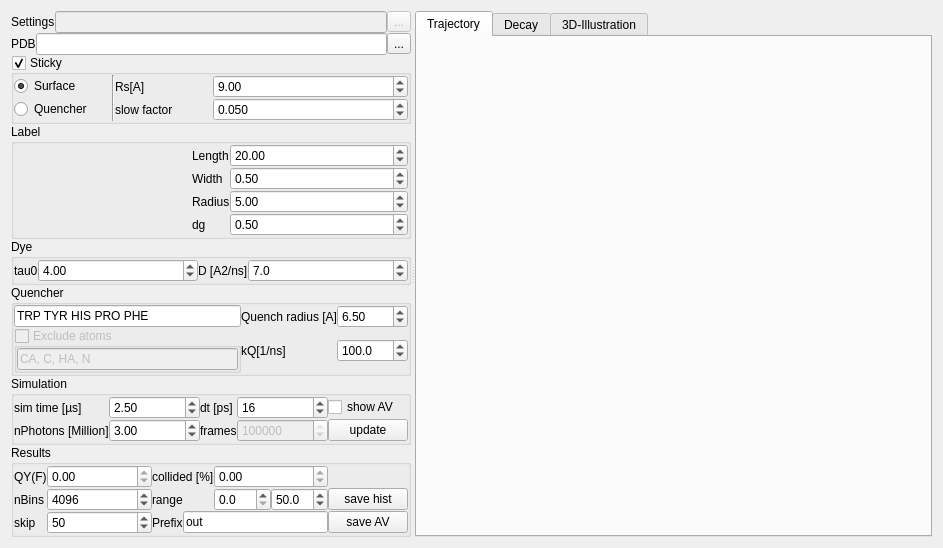
<?xml version="1.0" encoding="UTF-8"?>
<ui version="4.0">
 <class>Form</class>
 <widget class="QWidget" name="Form">
  <property name="geometry">
   <rect>
    <x>0</x>
    <y>0</y>
    <width>943</width>
    <height>546</height>
   </rect>
  </property>
  <property name="windowTitle">
   <string>Dye-quenching</string>
  </property>
  <property name="windowIcon">
   <iconset resource="rescource.qrc">
    <normaloff>:/icons/icons/dye-diffusion.ico</normaloff>:/icons/icons/dye-diffusion.ico</iconset>
  </property>
  <layout class="QVBoxLayout" name="verticalLayout">
   <item>
    <widget class="QSplitter" name="splitter">
     <property name="orientation">
      <enum>Qt::Horizontal</enum>
     </property>
     <widget class="QWidget" name="widget" native="true">
      <property name="sizePolicy">
       <sizepolicy hsizetype="Expanding" vsizetype="Preferred">
        <horstretch>0</horstretch>
        <verstretch>0</verstretch>
       </sizepolicy>
      </property>
      <property name="maximumSize">
       <size>
        <width>400</width>
        <height>16777215</height>
       </size>
      </property>
      <layout class="QVBoxLayout" name="verticalLayout_9">
       <property name="spacing">
        <number>0</number>
       </property>
       <property name="margin">
        <number>0</number>
       </property>
       <item>
        <layout class="QHBoxLayout" name="horizontalLayout_5">
         <property name="spacing">
          <number>0</number>
         </property>
         <item>
          <widget class="QLabel" name="label_25">
           <property name="text">
            <string>Settings</string>
           </property>
          </widget>
         </item>
         <item>
          <widget class="QLineEdit" name="lineEdit_2">
           <property name="enabled">
            <bool>false</bool>
           </property>
          </widget>
         </item>
         <item>
          <widget class="QToolButton" name="toolButton">
           <property name="enabled">
            <bool>false</bool>
           </property>
           <property name="text">
            <string>...</string>
           </property>
          </widget>
         </item>
        </layout>
       </item>
       <item>
        <layout class="QHBoxLayout" name="horizontalLayout">
         <property name="spacing">
          <number>0</number>
         </property>
         <item>
          <widget class="QLabel" name="label_15">
           <property name="sizePolicy">
            <sizepolicy hsizetype="Fixed" vsizetype="Preferred">
             <horstretch>0</horstretch>
             <verstretch>0</verstretch>
            </sizepolicy>
           </property>
           <property name="text">
            <string>PDB</string>
           </property>
          </widget>
         </item>
         <item>
          <widget class="QLineEdit" name="lineEdit">
           <property name="readOnly">
            <bool>true</bool>
           </property>
          </widget>
         </item>
         <item>
          <widget class="QToolButton" name="toolButton_2">
           <property name="text">
            <string>...</string>
           </property>
          </widget>
         </item>
        </layout>
       </item>
       <item>
        <widget class="QGroupBox" name="groupBox_4">
         <property name="title">
          <string>Sticky</string>
         </property>
         <property name="checkable">
          <bool>true</bool>
         </property>
         <layout class="QGridLayout" name="gridLayout_4">
          <property name="margin">
           <number>0</number>
          </property>
          <property name="spacing">
           <number>0</number>
          </property>
          <item row="0" column="2">
           <widget class="QLabel" name="label_16">
            <property name="text">
             <string>Rs[A]</string>
            </property>
           </widget>
          </item>
          <item row="0" column="3" colspan="2">
           <widget class="QDoubleSpinBox" name="doubleSpinBox_10">
            <property name="sizePolicy">
             <sizepolicy hsizetype="MinimumExpanding" vsizetype="Fixed">
              <horstretch>0</horstretch>
              <verstretch>0</verstretch>
             </sizepolicy>
            </property>
            <property name="toolTip">
             <string>All points within the AV within a radius of R next to the selection are slowed down</string>
            </property>
            <property name="maximum">
             <double>100.000000000000000</double>
            </property>
            <property name="value">
             <double>9.000000000000000</double>
            </property>
           </widget>
          </item>
          <item row="1" column="2">
           <widget class="QLabel" name="label_8">
            <property name="text">
             <string>slow factor</string>
            </property>
           </widget>
          </item>
          <item row="1" column="3" colspan="2">
           <widget class="QDoubleSpinBox" name="doubleSpinBox_5">
            <property name="toolTip">
             <string>The diffusion coefficient outside the sicky volume is reduced by this factor</string>
            </property>
            <property name="decimals">
             <number>3</number>
            </property>
            <property name="maximum">
             <double>1.000000000000000</double>
            </property>
            <property name="singleStep">
             <double>0.050000000000000</double>
            </property>
            <property name="value">
             <double>0.050000000000000</double>
            </property>
           </widget>
          </item>
          <item row="0" column="0">
           <widget class="QRadioButton" name="radioButton">
            <property name="toolTip">
             <string>The &quot;surface&quot; of the AV is defined by selecting AV-points within a sphere of radius Rs around the Cbeta atoms</string>
            </property>
            <property name="text">
             <string>Surface</string>
            </property>
            <property name="checked">
             <bool>true</bool>
            </property>
           </widget>
          </item>
          <item row="1" column="0">
           <widget class="QRadioButton" name="radioButton_2">
            <property name="enabled">
             <bool>true</bool>
            </property>
            <property name="text">
             <string>Quencher</string>
            </property>
            <property name="checked">
             <bool>false</bool>
            </property>
           </widget>
          </item>
          <item row="0" column="1" rowspan="2">
           <widget class="Line" name="line">
            <property name="orientation">
             <enum>Qt::Vertical</enum>
            </property>
           </widget>
          </item>
         </layout>
        </widget>
       </item>
       <item>
        <widget class="QGroupBox" name="groupBox">
         <property name="title">
          <string>Label</string>
         </property>
         <layout class="QGridLayout" name="gridLayout">
          <property name="margin">
           <number>0</number>
          </property>
          <property name="spacing">
           <number>0</number>
          </property>
          <item row="0" column="2">
           <widget class="QLabel" name="label_4">
            <property name="text">
             <string>Length</string>
            </property>
           </widget>
          </item>
          <item row="1" column="2">
           <widget class="QLabel" name="label_5">
            <property name="text">
             <string>Width</string>
            </property>
           </widget>
          </item>
          <item row="1" column="3">
           <widget class="QDoubleSpinBox" name="doubleSpinBox_2">
            <property name="toolTip">
             <string>The width of the dye linker in Angström</string>
            </property>
            <property name="minimum">
             <double>0.100000000000000</double>
            </property>
            <property name="maximum">
             <double>10.000000000000000</double>
            </property>
            <property name="singleStep">
             <double>0.100000000000000</double>
            </property>
            <property name="value">
             <double>0.500000000000000</double>
            </property>
           </widget>
          </item>
          <item row="3" column="3">
           <widget class="QDoubleSpinBox" name="doubleSpinBox_17">
            <property name="toolTip">
             <string>Resolution of the AV (grid-parameter) in Angström</string>
            </property>
            <property name="maximum">
             <double>1.000000000000000</double>
            </property>
            <property name="singleStep">
             <double>0.100000000000000</double>
            </property>
            <property name="value">
             <double>0.500000000000000</double>
            </property>
           </widget>
          </item>
          <item row="3" column="2">
           <widget class="QLabel" name="label_23">
            <property name="text">
             <string>dg</string>
            </property>
           </widget>
          </item>
          <item row="0" column="0" rowspan="4">
           <layout class="QVBoxLayout" name="verticalLayout_10">
            <property name="spacing">
             <number>0</number>
            </property>
           </layout>
          </item>
          <item row="2" column="3">
           <widget class="QDoubleSpinBox" name="doubleSpinBox_3">
            <property name="toolTip">
             <string>Radius of the dye in Angström</string>
            </property>
            <property name="minimum">
             <double>0.100000000000000</double>
            </property>
            <property name="singleStep">
             <double>0.250000000000000</double>
            </property>
            <property name="value">
             <double>5.000000000000000</double>
            </property>
           </widget>
          </item>
          <item row="0" column="3">
           <widget class="QDoubleSpinBox" name="doubleSpinBox">
            <property name="sizePolicy">
             <sizepolicy hsizetype="MinimumExpanding" vsizetype="Fixed">
              <horstretch>0</horstretch>
              <verstretch>0</verstretch>
             </sizepolicy>
            </property>
            <property name="toolTip">
             <string>The length of the dye linker in Angström</string>
            </property>
            <property name="minimum">
             <double>1.000000000000000</double>
            </property>
            <property name="value">
             <double>20.000000000000000</double>
            </property>
           </widget>
          </item>
          <item row="2" column="2">
           <widget class="QLabel" name="label_6">
            <property name="text">
             <string>Radius</string>
            </property>
           </widget>
          </item>
          <item row="0" column="1">
           <spacer name="horizontalSpacer">
            <property name="orientation">
             <enum>Qt::Horizontal</enum>
            </property>
            <property name="sizeHint" stdset="0">
             <size>
              <width>40</width>
              <height>20</height>
             </size>
            </property>
           </spacer>
          </item>
         </layout>
        </widget>
       </item>
       <item>
        <widget class="QGroupBox" name="groupBox_3">
         <property name="title">
          <string>Dye</string>
         </property>
         <layout class="QGridLayout" name="gridLayout_3">
          <property name="margin">
           <number>0</number>
          </property>
          <property name="spacing">
           <number>0</number>
          </property>
          <item row="1" column="2">
           <widget class="QLabel" name="label_7">
            <property name="text">
             <string>D [A2/ns]</string>
            </property>
           </widget>
          </item>
          <item row="1" column="0">
           <widget class="QLabel" name="label_12">
            <property name="sizePolicy">
             <sizepolicy hsizetype="Fixed" vsizetype="Preferred">
              <horstretch>0</horstretch>
              <verstretch>0</verstretch>
             </sizepolicy>
            </property>
            <property name="text">
             <string>tau0</string>
            </property>
           </widget>
          </item>
          <item row="1" column="1">
           <widget class="QDoubleSpinBox" name="doubleSpinBox_8">
            <property name="sizePolicy">
             <sizepolicy hsizetype="Expanding" vsizetype="Fixed">
              <horstretch>0</horstretch>
              <verstretch>0</verstretch>
             </sizepolicy>
            </property>
            <property name="toolTip">
             <string>Lifetime of the dye in absence of quenching</string>
            </property>
            <property name="minimum">
             <double>0.010000000000000</double>
            </property>
            <property name="singleStep">
             <double>0.100000000000000</double>
            </property>
            <property name="value">
             <double>4.000000000000000</double>
            </property>
           </widget>
          </item>
          <item row="1" column="3">
           <widget class="QDoubleSpinBox" name="doubleSpinBox_4">
            <property name="sizePolicy">
             <sizepolicy hsizetype="Expanding" vsizetype="Fixed">
              <horstretch>0</horstretch>
              <verstretch>0</verstretch>
             </sizepolicy>
            </property>
            <property name="toolTip">
             <string>Diffusion coefficent of the dye in the non-sticky part of the accessible volume</string>
            </property>
            <property name="decimals">
             <number>1</number>
            </property>
            <property name="maximum">
             <double>101.000000000000000</double>
            </property>
            <property name="value">
             <double>7.000000000000000</double>
            </property>
           </widget>
          </item>
         </layout>
        </widget>
       </item>
       <item>
        <widget class="QGroupBox" name="groupBox_8">
         <property name="title">
          <string>Quencher</string>
         </property>
         <layout class="QGridLayout" name="gridLayout_5">
          <property name="margin">
           <number>0</number>
          </property>
          <property name="spacing">
           <number>0</number>
          </property>
          <item row="2" column="2">
           <widget class="QDoubleSpinBox" name="doubleSpinBox_12">
            <property name="toolTip">
             <string>If the dye is quenched if it is in a part of the AV within a radius of the Quenching atoms</string>
            </property>
            <property name="singleStep">
             <double>0.250000000000000</double>
            </property>
            <property name="value">
             <double>6.500000000000000</double>
            </property>
           </widget>
          </item>
          <item row="2" column="1">
           <widget class="QLabel" name="label_14">
            <property name="text">
             <string>Quench radius [A]</string>
            </property>
           </widget>
          </item>
          <item row="4" column="2">
           <widget class="QDoubleSpinBox" name="doubleSpinBox_9">
            <property name="toolTip">
             <string>Quenching probability. If zero no quenching if 1 instantaneous quenching. Values inbetween radiation boundary condition (see Lakowicz)</string>
            </property>
            <property name="decimals">
             <number>1</number>
            </property>
            <property name="minimum">
             <double>0.000000000000000</double>
            </property>
            <property name="maximum">
             <double>10000.000000000000000</double>
            </property>
            <property name="singleStep">
             <double>0.010000000000000</double>
            </property>
            <property name="value">
             <double>100.000000000000000</double>
            </property>
           </widget>
          </item>
          <item row="2" column="0">
           <widget class="QLineEdit" name="lineEdit_3">
            <property name="sizePolicy">
             <sizepolicy hsizetype="Minimum" vsizetype="Fixed">
              <horstretch>0</horstretch>
              <verstretch>0</verstretch>
             </sizepolicy>
            </property>
            <property name="text">
             <string>TRP TYR HIS PRO PHE</string>
            </property>
           </widget>
          </item>
          <item row="4" column="1">
           <widget class="QLabel" name="label_13">
            <property name="sizePolicy">
             <sizepolicy hsizetype="Fixed" vsizetype="Preferred">
              <horstretch>0</horstretch>
              <verstretch>0</verstretch>
             </sizepolicy>
            </property>
            <property name="text">
             <string>kQ[1/ns]</string>
            </property>
           </widget>
          </item>
          <item row="4" column="0">
           <widget class="QGroupBox" name="groupBox_5">
            <property name="enabled">
             <bool>false</bool>
            </property>
            <property name="title">
             <string>Exclude atoms</string>
            </property>
            <property name="checkable">
             <bool>true</bool>
            </property>
            <property name="checked">
             <bool>false</bool>
            </property>
            <layout class="QVBoxLayout" name="verticalLayout_8">
             <property name="spacing">
              <number>0</number>
             </property>
             <property name="margin">
              <number>0</number>
             </property>
             <item>
              <widget class="QLineEdit" name="lineEdit_6">
               <property name="text">
                <string>CA, C, HA, N</string>
               </property>
              </widget>
             </item>
            </layout>
           </widget>
          </item>
         </layout>
        </widget>
       </item>
       <item>
        <widget class="QGroupBox" name="groupBox_2">
         <property name="title">
          <string>Simulation</string>
         </property>
         <layout class="QGridLayout" name="gridLayout_2">
          <property name="margin">
           <number>0</number>
          </property>
          <property name="spacing">
           <number>0</number>
          </property>
          <item row="1" column="2">
           <widget class="QLabel" name="label_10">
            <property name="text">
             <string>dt [ps]</string>
            </property>
           </widget>
          </item>
          <item row="1" column="3">
           <widget class="QDoubleSpinBox" name="doubleSpinBox_7">
            <property name="sizePolicy">
             <sizepolicy hsizetype="Expanding" vsizetype="Fixed">
              <horstretch>0</horstretch>
              <verstretch>0</verstretch>
             </sizepolicy>
            </property>
            <property name="decimals">
             <number>0</number>
            </property>
            <property name="value">
             <double>16.000000000000000</double>
            </property>
           </widget>
          </item>
          <item row="1" column="1">
           <widget class="QDoubleSpinBox" name="doubleSpinBox_6">
            <property name="sizePolicy">
             <sizepolicy hsizetype="Expanding" vsizetype="Fixed">
              <horstretch>0</horstretch>
              <verstretch>0</verstretch>
             </sizepolicy>
            </property>
            <property name="maximum">
             <double>200.000000000000000</double>
            </property>
            <property name="value">
             <double>2.500000000000000</double>
            </property>
           </widget>
          </item>
          <item row="1" column="0">
           <widget class="QLabel" name="label_9">
            <property name="text">
             <string>sim time [µs]</string>
            </property>
           </widget>
          </item>
          <item row="2" column="0">
           <widget class="QLabel" name="label_17">
            <property name="text">
             <string>nPhotons [Million]</string>
            </property>
           </widget>
          </item>
          <item row="2" column="1">
           <widget class="QDoubleSpinBox" name="doubleSpinBox_11">
            <property name="sizePolicy">
             <sizepolicy hsizetype="Expanding" vsizetype="Fixed">
              <horstretch>0</horstretch>
              <verstretch>0</verstretch>
             </sizepolicy>
            </property>
            <property name="singleStep">
             <double>0.250000000000000</double>
            </property>
            <property name="value">
             <double>3.000000000000000</double>
            </property>
           </widget>
          </item>
          <item row="2" column="2">
           <widget class="QLabel" name="label_11">
            <property name="text">
             <string>frames</string>
            </property>
           </widget>
          </item>
          <item row="2" column="3">
           <widget class="QSpinBox" name="spinBox">
            <property name="enabled">
             <bool>false</bool>
            </property>
            <property name="sizePolicy">
             <sizepolicy hsizetype="Expanding" vsizetype="Fixed">
              <horstretch>0</horstretch>
              <verstretch>0</verstretch>
             </sizepolicy>
            </property>
            <property name="maximum">
             <number>99999999</number>
            </property>
            <property name="value">
             <number>156250</number>
            </property>
           </widget>
          </item>
          <item row="2" column="4">
           <widget class="QPushButton" name="pushButton_3">
            <property name="sizePolicy">
             <sizepolicy hsizetype="Minimum" vsizetype="Fixed">
              <horstretch>0</horstretch>
              <verstretch>0</verstretch>
             </sizepolicy>
            </property>
            <property name="text">
             <string>update</string>
            </property>
           </widget>
          </item>
          <item row="1" column="4">
           <widget class="QCheckBox" name="checkBox_3">
            <property name="text">
             <string>show AV</string>
            </property>
           </widget>
          </item>
         </layout>
        </widget>
       </item>
       <item>
        <widget class="QGroupBox" name="groupBox_7">
         <property name="title">
          <string>Results</string>
         </property>
         <layout class="QGridLayout" name="gridLayout_7">
          <property name="margin">
           <number>0</number>
          </property>
          <property name="spacing">
           <number>0</number>
          </property>
          <item row="2" column="1">
           <widget class="QSpinBox" name="spinBox_3">
            <property name="toolTip">
             <string>Skip every x'th frame in the trajectory (save space for saving)</string>
            </property>
            <property name="maximum">
             <number>99999</number>
            </property>
            <property name="value">
             <number>50</number>
            </property>
           </widget>
          </item>
          <item row="2" column="0">
           <widget class="QLabel" name="label_24">
            <property name="text">
             <string>skip</string>
            </property>
           </widget>
          </item>
          <item row="0" column="2">
           <widget class="QLabel" name="label_22">
            <property name="text">
             <string>collided [%]</string>
            </property>
           </widget>
          </item>
          <item row="1" column="5">
           <widget class="QPushButton" name="pushButton_4">
            <property name="text">
             <string>save hist</string>
            </property>
           </widget>
          </item>
          <item row="1" column="1">
           <widget class="QSpinBox" name="spinBox_2">
            <property name="sizePolicy">
             <sizepolicy hsizetype="Expanding" vsizetype="Fixed">
              <horstretch>0</horstretch>
              <verstretch>0</verstretch>
             </sizepolicy>
            </property>
            <property name="maximum">
             <number>8192</number>
            </property>
            <property name="value">
             <number>4096</number>
            </property>
           </widget>
          </item>
          <item row="2" column="5">
           <widget class="QPushButton" name="pushButton_5">
            <property name="text">
             <string>save AV</string>
            </property>
           </widget>
          </item>
          <item row="1" column="3">
           <layout class="QHBoxLayout" name="horizontalLayout_4">
            <item>
             <widget class="QDoubleSpinBox" name="doubleSpinBox_13">
              <property name="decimals">
               <number>1</number>
              </property>
              <property name="singleStep">
               <double>0.100000000000000</double>
              </property>
             </widget>
            </item>
            <item>
             <widget class="QDoubleSpinBox" name="doubleSpinBox_14">
              <property name="decimals">
               <number>1</number>
              </property>
              <property name="value">
               <double>50.000000000000000</double>
              </property>
             </widget>
            </item>
           </layout>
          </item>
          <item row="0" column="1">
           <widget class="QDoubleSpinBox" name="doubleSpinBox_16">
            <property name="readOnly">
             <bool>true</bool>
            </property>
            <property name="maximum">
             <double>1.000000000000000</double>
            </property>
           </widget>
          </item>
          <item row="1" column="0">
           <widget class="QLabel" name="label_19">
            <property name="text">
             <string>nBins</string>
            </property>
           </widget>
          </item>
          <item row="1" column="2">
           <widget class="QLabel" name="label_21">
            <property name="text">
             <string>range</string>
            </property>
           </widget>
          </item>
          <item row="0" column="0">
           <widget class="QLabel" name="label_20">
            <property name="text">
             <string>QY(F)</string>
            </property>
           </widget>
          </item>
          <item row="0" column="3">
           <widget class="QDoubleSpinBox" name="doubleSpinBox_15">
            <property name="readOnly">
             <bool>true</bool>
            </property>
            <property name="decimals">
             <number>2</number>
            </property>
           </widget>
          </item>
          <item row="2" column="2" colspan="2">
           <layout class="QHBoxLayout" name="horizontalLayout_2">
            <property name="spacing">
             <number>0</number>
            </property>
            <item>
             <widget class="QLabel" name="label_18">
              <property name="text">
               <string>Prefix</string>
              </property>
             </widget>
            </item>
            <item>
             <widget class="QLineEdit" name="lineEdit_5">
              <property name="text">
               <string>out</string>
              </property>
             </widget>
            </item>
           </layout>
          </item>
         </layout>
        </widget>
       </item>
       <item>
        <spacer name="verticalSpacer">
         <property name="orientation">
          <enum>Qt::Vertical</enum>
         </property>
         <property name="sizeHint" stdset="0">
          <size>
           <width>20</width>
           <height>40</height>
          </size>
         </property>
        </spacer>
       </item>
      </layout>
     </widget>
     <widget class="QTabWidget" name="tabWidget">
      <property name="currentIndex">
       <number>0</number>
      </property>
      <widget class="QWidget" name="tab">
       <attribute name="title">
        <string>Trajectory</string>
       </attribute>
       <layout class="QVBoxLayout" name="verticalLayout_7">
        <item>
         <layout class="QVBoxLayout" name="verticalLayout_6"/>
        </item>
       </layout>
      </widget>
      <widget class="QWidget" name="tab_3">
       <attribute name="title">
        <string>Decay</string>
       </attribute>
       <layout class="QVBoxLayout" name="verticalLayout_3">
        <item>
         <layout class="QVBoxLayout" name="verticalLayout_2"/>
        </item>
       </layout>
      </widget>
      <widget class="QWidget" name="tab_2">
       <attribute name="title">
        <string>3D-Illustration</string>
       </attribute>
       <layout class="QVBoxLayout" name="verticalLayout_5">
        <item>
         <layout class="QVBoxLayout" name="verticalLayout_4"/>
        </item>
       </layout>
      </widget>
     </widget>
    </widget>
   </item>
  </layout>
  <action name="actionLoad_settings">
   <property name="text">
    <string>Load settings</string>
   </property>
  </action>
  <action name="actionLoad_PDB">
   <property name="text">
    <string>Load PDB</string>
   </property>
  </action>
 </widget>
 <resources>
  <include location="rescource.qrc"/>
 </resources>
 <connections>
  <connection>
   <sender>toolButton_2</sender>
   <signal>clicked()</signal>
   <receiver>actionLoad_PDB</receiver>
   <slot>trigger()</slot>
   <hints>
    <hint type="sourcelabel">
     <x>479</x>
     <y>46</y>
    </hint>
    <hint type="destinationlabel">
     <x>-1</x>
     <y>-1</y>
    </hint>
   </hints>
  </connection>
  <connection>
   <sender>toolButton</sender>
   <signal>clicked()</signal>
   <receiver>actionLoad_settings</receiver>
   <slot>trigger()</slot>
   <hints>
    <hint type="sourcelabel">
     <x>479</x>
     <y>21</y>
    </hint>
    <hint type="destinationlabel">
     <x>-1</x>
     <y>-1</y>
    </hint>
   </hints>
  </connection>
 </connections>
</ui>
